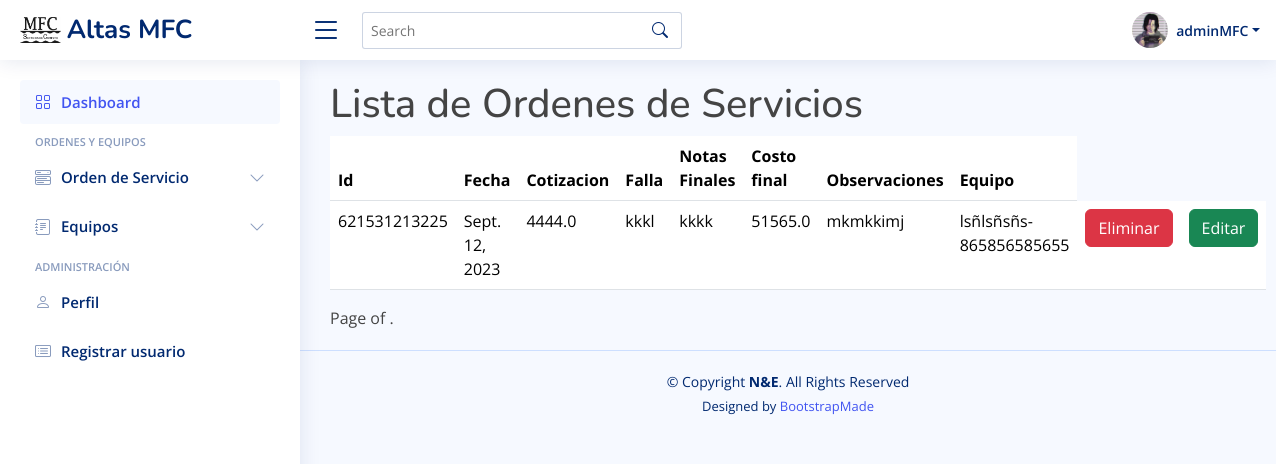
The page /servicios/ (signed in) on the database its author committed.
### inicio/models.py (models this page shows)
class OrdenServicio(models.Model):
    id_orden = models.IntegerField(null=False, blank=False, primary_key=True)
    fecha_orden = models.DateField(null=False)
    cotizacion = models.FloatField(max_length=5)
    tipo_servicio = models.CharField(max_length=20, null=False)
    falla_equipo = models.CharField(max_length=200, null=False)
    indicaciones_adicionales = models.CharField(max_length=70, null= False)
    servicio_realizado = models.CharField(max_length=150)
    notas_finales = models.CharField(max_length=150)
    encargado = models.CharField(max_length=50)
    partes = models.CharField(max_length=70)
    fecha_entrega = models.DateField()
    costo_final = models.FloatField(max_length=5.2)
    observaciones_notas = models.CharField(max_length=50)
    equipo = models.ForeignKey(Equipo, null=False, blank=False, on_delete=models.CASCADE)

class Equipo (models.Model):
    cliente_equipo = models.TextField(max_length=50, null=False)
    telefono_cliente = models.IntegerField(max_length=10, null=False)
    tipo = [
        ('E','Escritorio-CPU'),
        ('P','Portatil'),
        ('A','Alo'),
        ('I','Impresora'),
        ('M','Multifuncional'),
        ('T','Tablet')
    ]
    tipo_equipo = models.CharField(max_length=1, choices= tipo, default='P')
    marca_equipo = models.CharField(max_length=30, null=False)
    modelo_equipo = models.CharField(max_length=30, null=False)
    serial_number = models.CharField(max_length=15, null=False)
    accesorios_equipo = models.TextField(max_length=100)
    contraseña_equipo = models.CharField(max_length=30)
    sistema_operativo = models.TextField(max_length=30, null=False)
    def __str__(self):
        return f"{self.cliente_equipo}-{self.serial_number}"

### inicio/views.py (the view)
# urls.py: path('servicios/', views.lista_servicios, name='Servicios'),
@login_required
def lista_servicios(request):
    context={
        'servicio': OrdenServicio.objects.all()
    }
    return render(request, 'servicios/lista_servicios.html',context)

### inicio/templates/servicios/lista_servicios.html (shortened to what this page needs)
{% extends 'base.html' %}
{% block contenido %}
<h1>Lista de Ordenes de Servicios</h1>
    <table class="table">
        <thead>
            <tr>
                <th>Id</th>
                <th>Fecha</th>
                <th>Cotizacion</th>
                <th>Falla</th>
                <th>Notas Finales</th>
                <th>Costo final</th>
                <th>Observaciones</th>
                <th>Equipo</th>
            </tr>
        </thead>
        <tbody>
            {% for servicio in servicio %}
                <tr>
                    <td>{{servicio.id_orden}}</td>
                    <td>{{servicio.fecha_orden}}</td>
                    <td>{{servicio.cotizacion}}</td>
                    <td>{{servicio.falla_equipo}}</td>
                    <td>{{servicio.notas_finales}}</td>
                    <td>{{servicio.costo_final}}</td>
                    <td>{{servicio.observaciones_notas}}</td>
                    <td>{{servicio.equipo}}</td>
                    <td><a class="btn btn-danger" href="#">Eliminar</a></td>
                    <td><a class="btn btn-success" href="#">Editar</a></td>
                </tr>
            {% endfor %}
        </tbody>
    </table>
    <div class="pagination">
        <span class="step-links">
            <span class="current">
                Page {{ page_obj.number }} of {{ page_obj.paginator.num_pages }}.
            </span>
        </span>
    </div>
{% endblock contenido %}

### inicio/templates/base.html (shortened to what this page needs)
{% load static %}
<!DOCTYPE html>
<html lang="en">
<head>
  <link href="{% static 'vendor/bootstrap/css/bootstrap.min.css' %}" rel="stylesheet">
  <link href="{% static 'vendor/bootstrap-icons/bootstrap-icons.css' %}" rel="stylesheet">
  <link href="{% static 'vendor/boxicons/css/boxicons.min.css' %}" rel="stylesheet">
  <link href="{% static 'vendor/quill/quill.snow.css' %}" rel="stylesheet">
  <link href="{% static 'vendor/quill/quill.bubble.css' %}" rel="stylesheet">
  <link href="{% static 'vendor/remixicon/remixicon.css' %}" rel="stylesheet">
  <link href="{% static 'vendor/simple-datatables/style.css' %}" rel="stylesheet">
  <link href="{% static 'css/style.css' %}" rel="stylesheet">
</head>
<body>
  <header id="header" class="header fixed-top d-flex align-items-center">
    <div class="d-flex align-items-center justify-content-between">
      <a href="index.html" class="logo d-flex align-items-center">
        <img src="{% static 'img/logo-mfc.png' %}" alt="">
        <span class="d-none d-lg-block">Altas MFC</span>
      </a>
      <i class="bi bi-list toggle-sidebar-btn"></i>
    </div>
    <div class="search-bar">
      <form class="search-form d-flex align-items-center" method="POST" action="#">
        <input type="text" name="query" placeholder="Search" title="Enter search keyword">
        <button type="submit" title="Search"><i class="bi bi-search"></i></button>
      </form>
    </div>
    <nav class="header-nav ms-auto">
      <ul class="d-flex align-items-center">
        <li class="nav-item dropdown pe-3">
          <a class="nav-link nav-profile d-flex align-items-center pe-0" href="#" data-bs-toggle="dropdown">
            <img src="{% static 'img/perfil-prueba.jpg' %}" alt="foto-perfil" class="rounded-circle">
            <span class="d-none d-md-block dropdown-toggle ps-2">{{user}}</span>
          </a>
        </li>
      </ul>
    </nav>
  </header>
  <aside id="sidebar" class="sidebar">
    <ul class="sidebar-nav" id="sidebar-nav">
      <li class="nav-item">
        <a class="nav-link " href="index.html">
          <i class="bi bi-grid"></i>
          <span>Dashboard</span>
        </a>
      </li>
      <li class="nav-heading">Ordenes y Equipos</li>
      <li class="nav-item">
        <a class="nav-link collapsed" data-bs-target="#components-nav" data-bs-toggle="collapse" href="#">
          <i class="bi bi-menu-button-wide"></i><span>Orden de Servicio</span><i class="bi bi-chevron-down ms-auto"></i>
        </a>
      </li>
      <li class="nav-item">
        <a class="nav-link collapsed" data-bs-target="#forms-nav" data-bs-toggle="collapse" href="#">
          <i class="bi bi-journal-text"></i><span>Equipos</span><i class="bi bi-chevron-down ms-auto"></i>
        </a>
      </li>
      <li class="nav-heading">Administración</li>
      <li class="nav-item">
        <a class="nav-link collapsed" href="users-profile.html">
          <i class="bi bi-person"></i>
          <span>Perfil</span>
        </a>
      </li>
      <li class="nav-item">
        <a class="nav-link collapsed" href="{% url 'Registrar' %}">
          <i class="bi bi-card-list"></i>
          <span>Registrar usuario</span>
        </a>
      </li>
    </ul>
  </aside>
  <main id="main" class="main">
    {% block contenido %}
    {% endblock contenido %}
  </main>
  <footer id="footer" class="footer">
    <div class="copyright">
      &copy; Copyright <strong><span>N&amp;E</span></strong>. All Rights Reserved
    </div>
    <div class="credits">
      Designed by <a href="https://bootstrapmade.com/">BootstrapMade</a>
    </div>
  </footer>
</body>
</html>

### static/css/style.css (style rules this page uses)
:root { scroll-behavior: smooth; }
body { font-family: "Open Sans", sans-serif; background: #f6f9ff; color: #444444; }
a { color: #4154f1; text-decoration: none; }
h1, h2, h3, h4, h5, h6 { font-family: "Nunito", sans-serif; }
#main { margin-top: 60px; padding: 20px 30px; transition: all 0.3s; }
.logo { line-height: 1; }
@media (min-width: 1200px) { .logo { width: 280px; } }
.logo img { max-height: 26px; margin-right: 6px; }
.logo span { font-size: 26px; font-weight: 700; color: #012970; font-family: "Nunito", sans-serif; }
.header { transition: all 0.5s; z-index: 997; height: 60px; box-shadow: 0px 2px 20px rgba(1, 41, 112, 0.1); background-color: #fff; padding-left: 20px; }
.header .toggle-sidebar-btn { font-size: 32px; padding-left: 10px; cursor: pointer; color: #012970; }
.header .search-bar { min-width: 360px; padding: 0 20px; }
.header .search-form { width: 100%; }
.header .search-form input { border: 0; font-size: 14px; color: #012970; border: 1px solid rgba(1, 41, 112, 0.2); padding: 7px 38px 7px 8px; border-radius: 3px; transition: 0.3s; width: 100%; }
.header .search-form button { border: 0; padding: 0; margin-left: -30px; background: none; }
.header .search-form button i { color: #012970; }
.header-nav ul { list-style: none; }
.header-nav>ul { margin: 0; padding: 0; }
.header-nav .nav-profile { color: #012970; }
.header-nav .nav-profile img { max-height: 36px; }
.header-nav .nav-profile span { font-size: 14px; font-weight: 600; }
.sidebar { position: fixed; top: 60px; left: 0; bottom: 0; width: 300px; z-index: 996; transition: all 0.3s; padding: 20px; overflow-y: auto; scrollbar-width: thin; scrollbar-color: #aab7cf transparent; box-shadow: 0px 0px 20px rgba(1, 41, 112, 0.1); background-color: #fff; }
@media (min-width: 1200px) { #main, #footer { margin-left: 300px; } }
.sidebar-nav { padding: 0; margin: 0; list-style: none; }
.sidebar-nav li { padding: 0; margin: 0; list-style: none; }
.sidebar-nav .nav-item { margin-bottom: 5px; }
.sidebar-nav .nav-heading { font-size: 11px; text-transform: uppercase; color: #899bbd; font-weight: 600; margin: 10px 0 5px 15px; }
.sidebar-nav .nav-link { display: flex; align-items: center; font-size: 15px; font-weight: 600; color: #4154f1; transition: 0.3; background: #f6f9ff; padding: 10px 15px; border-radius: 4px; }
.sidebar-nav .nav-link i { font-size: 16px; margin-right: 10px; color: #4154f1; }
.sidebar-nav .nav-link.collapsed { color: #012970; background: #fff; }
.sidebar-nav .nav-link.collapsed i { color: #899bbd; }
.sidebar-nav .nav-link .bi-chevron-down { margin-right: 0; transition: transform 0.2s ease-in-out; }
.footer { padding: 20px 0; font-size: 14px; transition: all 0.3s; border-top: 1px solid #cddfff; }
.footer .copyright { text-align: center; color: #012970; }
.footer .credits { padding-top: 5px; text-align: center; font-size: 13px; color: #012970; }

### rows shown on the page
OrdenServicio: id_orden "621531213225", fecha_orden "Sept. 12, 2023", cotizacion "4444.0", falla_equipo "kkkl", notas_finales "kkkk", costo_final "51565.0", observaciones_notas "mkmkkimj", equipo "lsñlsñsñs-865856585655"

### other values the page prints
{{ user }} "adminMFC"
